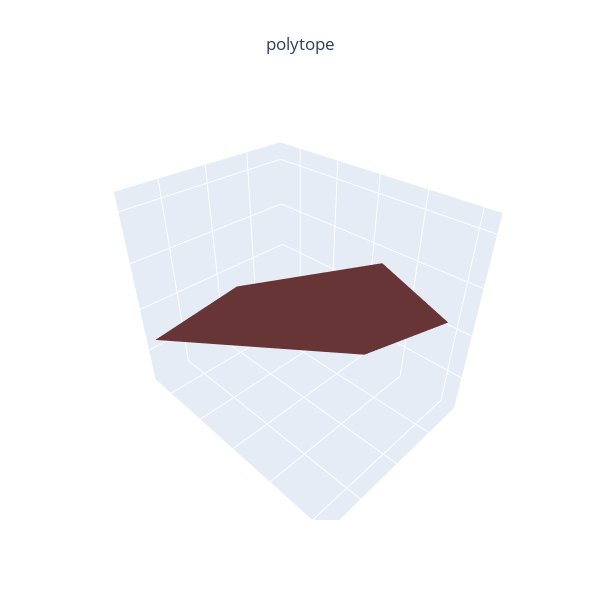

Here is the notebook cell this chart was saved with:
### Code cell
import numpy as np
import plotly.graph_objects as go
from scipy.spatial import ConvexHull

#V = np.array([[-1,0,1,1,-1], [0,1,-1,-1,1], [0,-3,-1,1,0], [-1,0,0,-1,0], [-1,1,-1,-1,1], [0,-1,1,1,0], [0,0,0,-1,0]])
#V = np.array([[-2,0,1,0,-1], [1,0,1,-1,2], [-1,1,-1,-2,0], [1,-1,0,2,0], [1,0,0,-1,0], [0,0,0,2,-1]])

V = np.array([[-2, 3, 1, -3, 0], [1, -2, -1, 2, 0], [4, -4, 1,  2., -2.], [1, 2, 3, 0, -1], [-3, 3, -1, -2, 2], [1, 2, 3, -3, -1], [-2, -1, -3, 0, 2]])


#project the 5D polyhedron to 3D
#see: https://math.stackexchange.com/questions/2677864/how-to-project-5d-to-3d
#and: https://stackoverflow.com/questions/13548241/python-numpy-optimization-n-dimensional-projection
def nsphere(mat, littleD=3):
    projected_mat = np.empty([0, 3])
    for a in mat:
        a = a / np.sqrt(np.dot(a, a))
        z = a[littleD:].sum()
        projected_mat = np.append(projected_mat, np.array([a[:littleD] / (1. - z)]), axis=0)
    return projected_mat

V = nsphere(V)

hull = ConvexHull(V)
hull_points = hull.points
hull_simplices = hull.simplices

x = hull_points[:, 0]
y = hull_points[:, 1]
z = hull_points[:, 2]

i = hull_simplices[:, 0]
j = hull_simplices[:, 1]
k = hull_simplices[:, 2]

mesh3d  = go.Mesh3d(x=x, y=y, z=z, i=i, j=j, k=k, opacity=1.0, flatshading=True, color="#ce6a6b")
layout = go.Layout(width=600, height=600, title_text='polytope', title_x=0.5)
fig = go.Figure(data=[mesh3d], layout=layout)
fig.layout.scene.update(xaxis_showticklabels=False, xaxis_ticks='', xaxis_title='',
                        yaxis_showticklabels=False, yaxis_ticks='',yaxis_title='',
                        zaxis_showticklabels=False, zaxis_ticks='', zaxis_title='')
fig.data[0].update(lighting=dict(ambient=0.5, diffuse=1, fresnel=4, specular=0.5, roughness=0.5))

fig.show()

### Figure 1 — Plotly figure (JSON) as saved in the notebook; plotly's stock layout.template omitted (floating-point values rounded to 4 significant figures)
{"data": [{"color": "#ce6a6b", "flatshading": true, "i": [4, 4, 2, 2, 0, 0, 0, 0], "j": [1, 3, 1, 3, 4, 4, 2, 2], "k": [6, 1, 6, 1, 6, 3, 6, 3], "lighting": {"ambient": 0.5, "diffuse": 1, "fresnel": 4, "roughness": 0.5, "specular": 0.5}, "opacity": 1, "type": "mesh3d", "x": [-0.2565, 0.8604, 0.6247, 0.2052, -0.5774, 0.1124, -0.8918], "y": [0.3848, -1.721, -0.6247, 0.4104, 0.5774, 0.2247, -0.4459], "z": [0.1283, -0.8604, 0.1562, 0.6156, -0.1925, 0.3371, -1.338]}], "layout": {"height": 600, "scene": {"xaxis": {"showticklabels": false, "ticks": "", "title": {"text": ""}}, "yaxis": {"showticklabels": false, "ticks": "", "title": {"text": ""}}, "zaxis": {"showticklabels": false, "ticks": "", "title": {"text": ""}}}, "title": {"text": "polytope", "x": 0.5}, "width": 600}}
